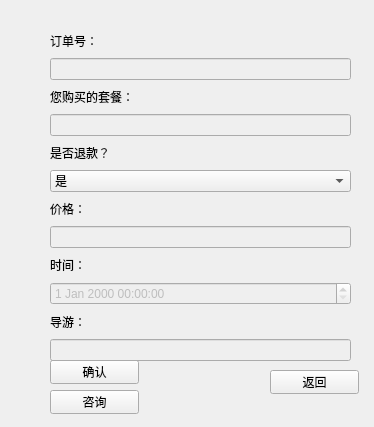
<?xml version="1.0" encoding="UTF-8"?>
<ui version="4.0">
 <class>Ticketreturn</class>
 <widget class="QWidget" name="Ticketreturn">
  <property name="geometry">
   <rect>
    <x>0</x>
    <y>0</y>
    <width>374</width>
    <height>427</height>
   </rect>
  </property>
  <property name="windowTitle">
   <string>Form</string>
  </property>
  <widget class="QPushButton" name="pushButton">
   <property name="geometry">
    <rect>
     <x>50</x>
     <y>360</y>
     <width>89</width>
     <height>24</height>
    </rect>
   </property>
   <property name="text">
    <string>确认</string>
   </property>
  </widget>
  <widget class="QPushButton" name="consult_btn">
   <property name="geometry">
    <rect>
     <x>50</x>
     <y>390</y>
     <width>89</width>
     <height>24</height>
    </rect>
   </property>
   <property name="text">
    <string>咨询</string>
   </property>
  </widget>
  <widget class="QPushButton" name="back_btn">
   <property name="geometry">
    <rect>
     <x>270</x>
     <y>370</y>
     <width>89</width>
     <height>24</height>
    </rect>
   </property>
   <property name="text">
    <string>返回</string>
   </property>
  </widget>
  <widget class="QWidget" name="verticalLayoutWidget">
   <property name="geometry">
    <rect>
     <x>50</x>
     <y>30</y>
     <width>301</width>
     <height>331</height>
    </rect>
   </property>
   <layout class="QVBoxLayout" name="verticalLayout">
    <item>
     <widget class="QLabel" name="label_2">
      <property name="text">
       <string>订单号：</string>
      </property>
     </widget>
    </item>
    <item>
     <widget class="QLineEdit" name="package_2">
      <property name="enabled">
       <bool>false</bool>
      </property>
     </widget>
    </item>
    <item>
     <widget class="QLabel" name="label">
      <property name="text">
       <string>您购买的套餐：</string>
      </property>
     </widget>
    </item>
    <item>
     <widget class="QLineEdit" name="order_number">
      <property name="enabled">
       <bool>false</bool>
      </property>
     </widget>
    </item>
    <item>
     <widget class="QLabel" name="label_3">
      <property name="text">
       <string>是否退款？</string>
      </property>
     </widget>
    </item>
    <item>
     <widget class="QComboBox" name="returnSelect">
      <item>
       <property name="text">
        <string>是</string>
       </property>
      </item>
      <item>
       <property name="text">
        <string>否</string>
       </property>
      </item>
     </widget>
    </item>
    <item>
     <widget class="QLabel" name="label_5">
      <property name="text">
       <string>价格：</string>
      </property>
     </widget>
    </item>
    <item>
     <widget class="QLineEdit" name="price">
      <property name="enabled">
       <bool>false</bool>
      </property>
     </widget>
    </item>
    <item>
     <widget class="QLabel" name="label_4">
      <property name="text">
       <string>时间：</string>
      </property>
     </widget>
    </item>
    <item>
     <widget class="QDateTimeEdit" name="time">
      <property name="enabled">
       <bool>false</bool>
      </property>
     </widget>
    </item>
    <item>
     <widget class="QLabel" name="label_6">
      <property name="text">
       <string>导游：</string>
      </property>
     </widget>
    </item>
    <item>
     <widget class="QLineEdit" name="guide">
      <property name="enabled">
       <bool>false</bool>
      </property>
     </widget>
    </item>
   </layout>
  </widget>
 </widget>
 <resources/>
 <connections/>
</ui>
